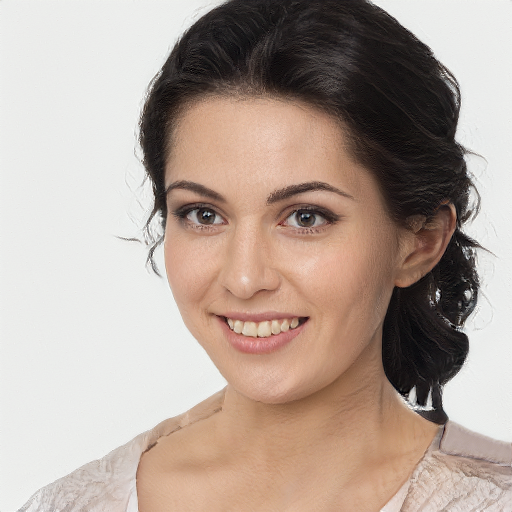
#> input picture test_input.png, 512 x 512 px
$ python -i utils.py   (imports and definitions only)
#> lines starting #> are read from the running program, lines starting #| are printed output that depends on the picture
#> further down, picture is the input picture: shape (512, 512, 3); mean B, G, R 152.8, 162.6, 178.9
import numpy as np
import cv2
from base64 import b64decode, b64encode

# 顔認識用のxmlファイル
face_cascade_path = "haarcascade_frontalface_default.xml"

# Base64形式の画像データ -> OpenCV形式の画像データ
def load_b64_image(b64):
    if "," in b64:
        b64 = b64.split(",", 1)[1]

    return cv2.imdecode(
        np.frombuffer(
            b64decode(b64.encode()),
            np.uint8
        ),
        cv2.IMREAD_ANYCOLOR
    )

# OpenCV形式の画像データ -> Base64形式の画像データ
def dump_b64_image(img):
    return b64encode(cv2.imencode(".png", img)[1]).decode("utf-8")

# モザイク処理
def mosaic(src, ratio=0.1):
    small = cv2.resize(src, None, fx=ratio, fy=ratio, interpolation=cv2.INTER_NEAREST)
    return cv2.resize(small, src.shape[:2][::-1], interpolation=cv2.INTER_NEAREST)

# 指定した範囲にモザイクをかける
def mosaic_area(src, x, y, width, height, ratio=0.1):
    dst = src.copy()
    dst[y:y + height, x:x + width] = mosaic(dst[y:y + height, x:x + width], ratio)
    return dst

# 顔認識して顔部分にモザイクをかける
def mosaic_face(img, ratio=0.1):
#> called with ratio = 0.1
    face_cascade = cv2.CascadeClassifier(face_cascade_path)

    src_gray = cv2.cvtColor(img, cv2.COLOR_BGR2GRAY)
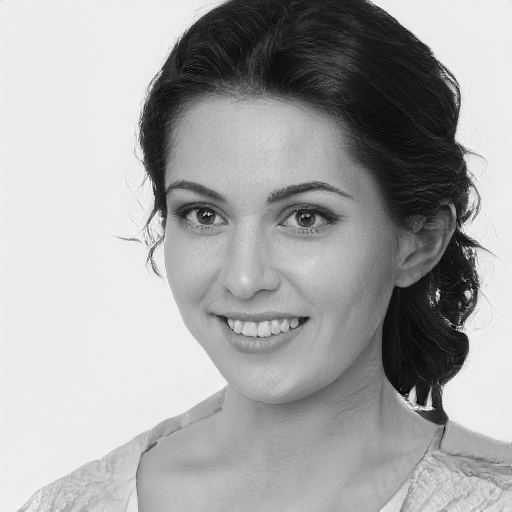
#> src_gray: shape (512, 512); min 0, max 255, mean 166.3

    faces = face_cascade.detectMultiScale(src_gray)
#> faces = [[121, 105, 279, 279]]

    for x, y, w, h in faces:
        img = mosaic_area(img, x, y, w, h, ratio)
#> this loop made 1 pass
#> pass 1, in mosaic, `small = cv2.resize(src, None, fx=ratio, fy=ratio, interpolation=cv2.IN..`:
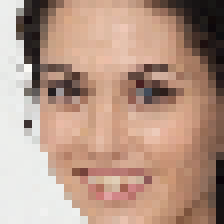
#> small: shape (28, 28, 3) (shown 8 times larger); mean of channels 0, 1, 2 134.5, 150.8, 181.3; drawn as B, G, R
#> pass 1, in mosaic_face, `img = mosaic_area(img, x, y, w, h, ratio)`:
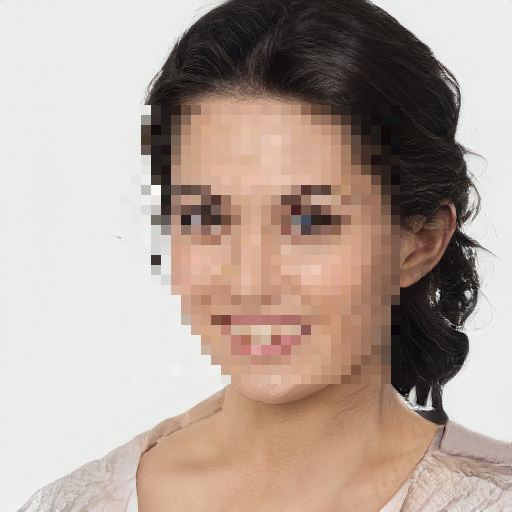
#> img: shape (512, 512, 3); mean B, G, R 153.5, 163.3, 179.5

    return img

>>> import cv2
>>> picture = cv2.imread('test_input.png')
>>> result = mosaic_face(picture)
